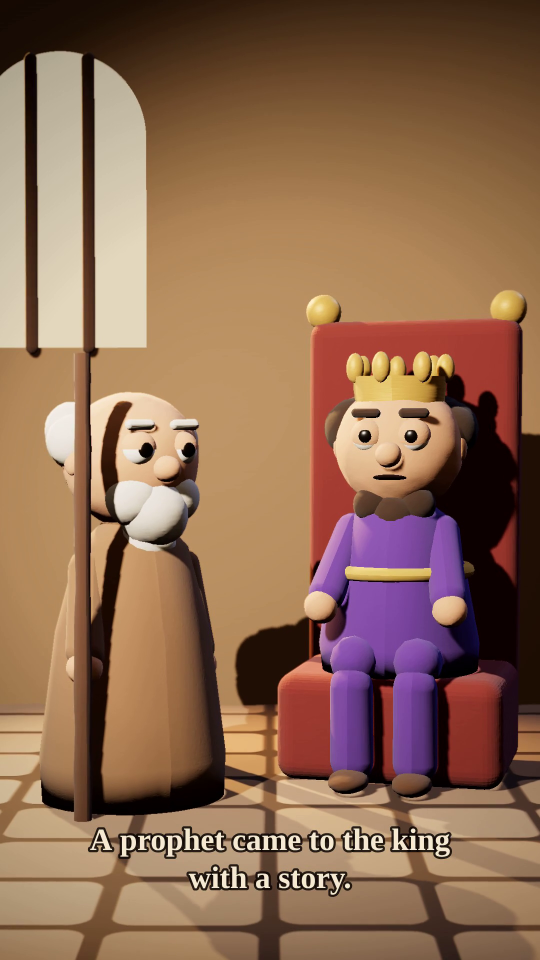
#> input picture frame 14 of look_tests/clay_v3.mp4, 1080 x 1920 px, given in place of video.mp4, which was not available (shown at 1/2 size)
$ python cuts.py
#> lines starting #> are read from the running program, lines starting #| are printed output that depends on the picture
# Frame-level cut detection for the 10 clay videos (the earlier census merged some shots).
# A cut = a spike in frame difference AND a jump in colour histogram, well above the local motion level.
import cv2, json, numpy as np
ROOT = '/home/user/innersetlog-video-engine/'
SRC = {'S05': 's_a5bd', 'S06': 's_de34', 'S07': 's_2bdf', **{f'S{n:02d}': f's{n:02d}' for n in range(8, 15)}}
res = {}
for vid, src in SRC.items():
    cap = cv2.VideoCapture(ROOT + f'video_analysis/local_{src}/video.mp4'); fps = cap.get(cv2.CAP_PROP_FPS); small, hist = [], []
    while True:
        ok, f = cap.read()
#> f is the input picture: shape (1920, 1080, 3); mean B, G, R 82, 106, 141.7
        if not ok: break
        s = cv2.resize(f, (72, 128), interpolation=cv2.INTER_AREA); small.append(cv2.cvtColor(s, cv2.COLOR_BGR2GRAY).astype(np.float32))
#> after `s = cv2.resize(f, (72, 128), interpolation=cv2.INTER_AREA)`:
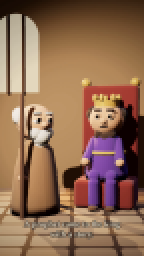
#> s: shape (128, 72, 3) (shown 2 times larger); mean B, G, R 82, 106, 141.7
        hv = cv2.cvtColor(s, cv2.COLOR_BGR2HSV); h = cv2.calcHist([hv], [0, 1], None, [24, 16], [0, 180, 0, 256]); cv2.normalize(h, h); hist.append(h)
#> after `hv = cv2.cvtColor(s, cv2.COLOR_BGR2HSV)`: hv: shape (128, 72, 3); mean H, S, V 22.8, 128.6, 143.2
    n = len(small); d = np.array([np.abs(small[i + 1] - small[i]).mean() for i in range(n - 1)]); hd = np.array([cv2.compareHist(hist[i], hist[i + 1], cv2.HISTCMP_BHATTACHARYYA) for i in range(n - 1)])
    cuts = []
    for i in range(n - 1):
        lo = np.median(d[max(0, i - 12):i + 12]);
        if d[i] > max(14, 3.5 * lo) and hd[i] > 0.22 and (not cuts or i - cuts[-1] > 3): cuts.append(i)
    b = [0] + [c + 1 for c in cuts] + [n]; res[vid] = {'fps': fps, 'frames': n, 'shots': [[round(b[k] / fps, 3), round(b[k + 1] / fps, 3)] for k in range(len(b) - 1)]}
    print(vid, 'cuts', len(cuts), 'shots', len(b) - 1, 'median %.2fs' % np.median(np.diff(b) / fps))
json.dump(res, open(ROOT + 'video_analysis/camera_survey/cuts.json', 'w'))

$ run again, starting later in the video
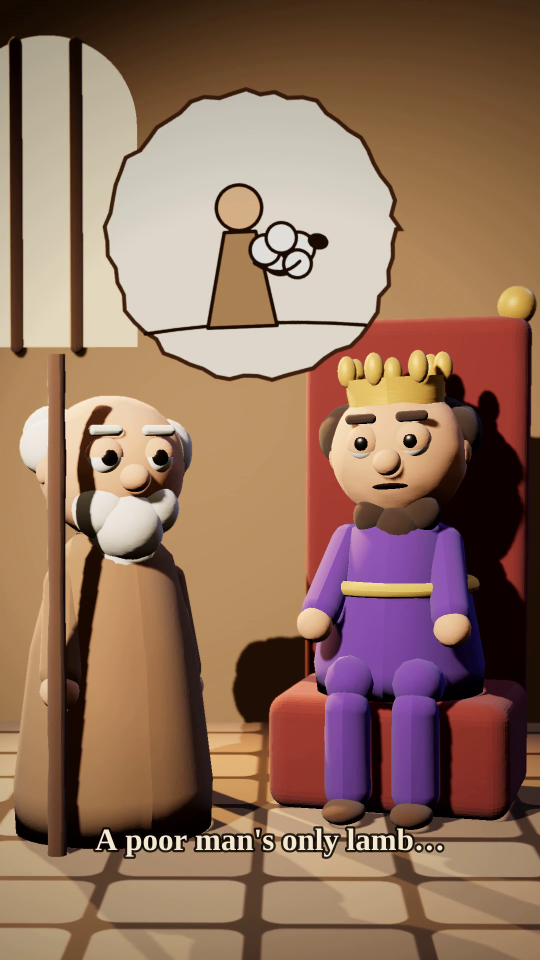
#> input picture frame 64 of look_tests/clay_v3.mp4, 1080 x 1920 px, given in place of video.mp4, which was not available (shown at 1/2 size)
#> f is the input picture: shape (1920, 1080, 3); mean B, G, R 92.4, 112.1, 144.5
#> `s = cv2.resize(f, (72, 128), interpolation=cv2.INTER_AREA)`:
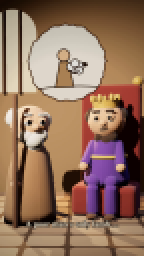
#> s: shape (128, 72, 3) (shown 2 times larger); mean B, G, R 92.4, 112.1, 144.5
#> hv: shape (128, 72, 3); mean H, S, V 23.9, 117.9, 146.2

$ run again, starting later in the video
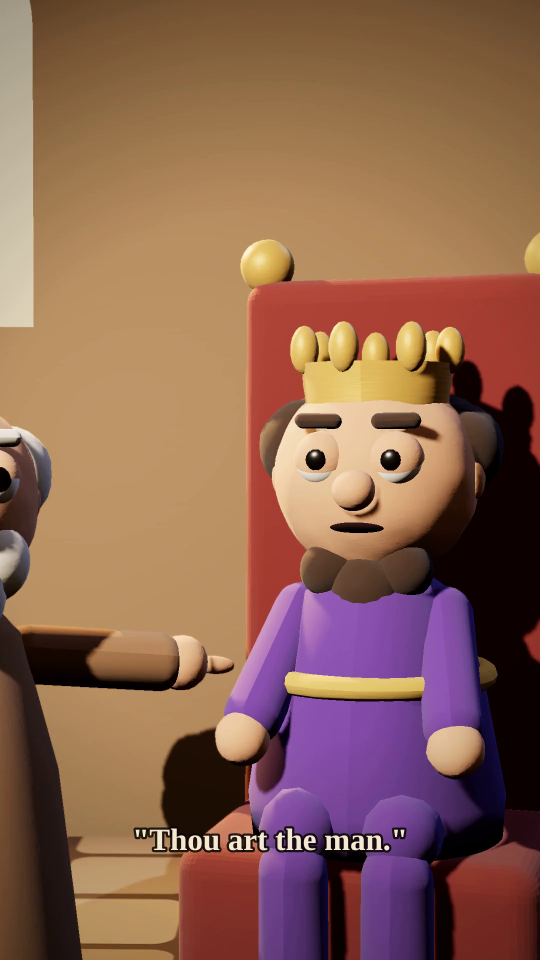
#> input picture frame 115 of look_tests/clay_v3.mp4, 1080 x 1920 px, given in place of video.mp4, which was not available (shown at 1/2 size)
#> f is the input picture: shape (1920, 1080, 3); mean B, G, R 80.8, 99.5, 139.9
#> `s = cv2.resize(f, (72, 128), interpolation=cv2.INTER_AREA)`:
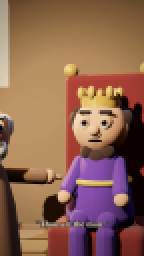
#> s: shape (128, 72, 3) (shown 2 times larger); mean B, G, R 80.8, 99.5, 139.9
#> hv: shape (128, 72, 3); mean H, S, V 31.9, 138, 143.4
